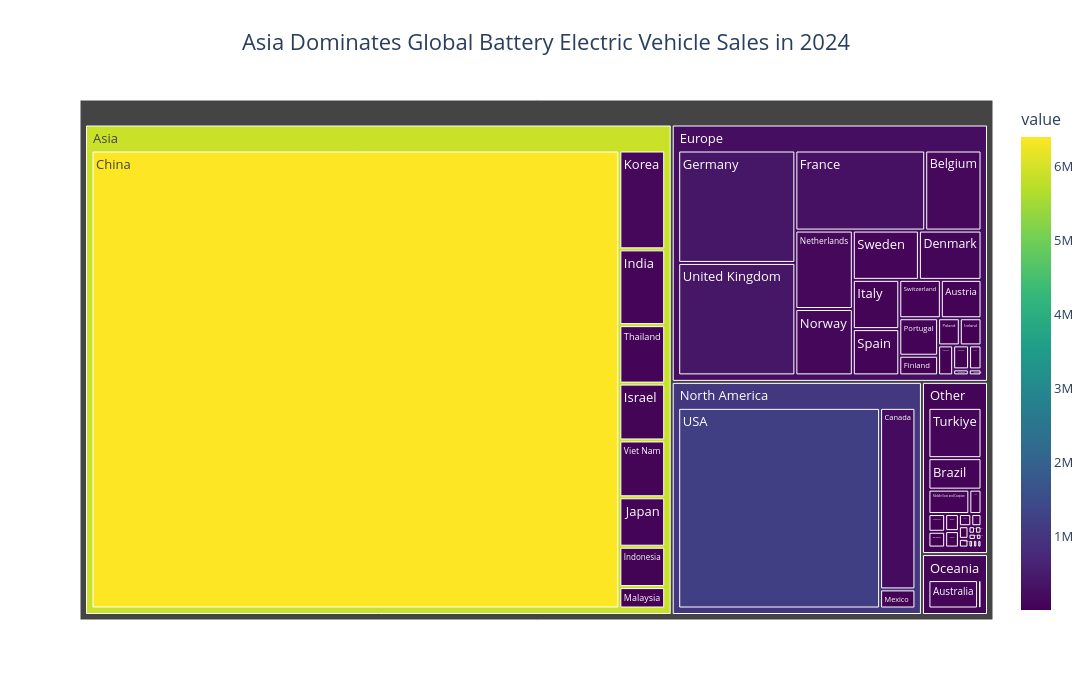

Notebook cell for this chart:
### Code cell
fig = px.treemap(
    treemap_data,
    path=["Region", "region_country"],
    values="value",
    color="value",
    color_continuous_scale="Viridis",
    title="Asia Dominates Global Battery Electric Vehicle Sales in 2024"
)

fig.update_layout(
    template="plotly_white",
    width=1200,
    height=700,
    title=dict(
        text="Asia Dominates Global Battery Electric Vehicle Sales in 2024",
        x=0.5,
        font=dict(size=22)
    ),
    font=dict(size=13)
)

fig.show()

### Figure 1 — Plotly figure (JSON) as saved in the notebook; plotly's stock layout.template omitted (floating-point values rounded to 4 significant figures)
{"data": [{"branchvalues": "total", "customdata": [[6400000.0], [1200000.0], [380000.0], [380000.0], [300000.0], [190000.0], [130000.0], [130000.0], [120000.0], [110000.0], [99000.0], [94000.0], [92000.0], [91000.0], [89000.0], [71000.0], [69000.0], [69000.0], [66000.0], [62000.0], [62000.0], [60000.0], [49000.0], [46000.0], [45000.0], [42000.0], [37000.0], [26000.0], [22000.0], [20000.0], [17000.0], [17000.0], [13000.0], [11000.0], [11000.0], [11000.0], [9800.0], [8700.0], [8600.0], [8400.0], [6300.0], [5600.0], [4600.0], [4500.0], [3100.0], [2700.0], [2200.0], [1800.0], [1800.0], [1700.0], [1300.0], [1300.0], [1200.0], [1200.0], [5895000.0], [1047000.0], [232300.0], [56710.0], [85520.0]], "domain": {"x": [0, 1], "y": [0, 1]}, "hovertemplate": "labels=%{label}<br>value_sum=%{value}<br>parent=%{parent}<br>id=%{id}<br>value=%{color}<extra></extra>", "ids": ["Asia/China", "North America/USA", "Europe/Germany", "Europe/United Kingdom", "Europe/France", "North America/Canada", "Europe/Belgium", "Europe/Netherlands", "Asia/Korea", "Europe/Norway", "Other/Turkiye", "Europe/Sweden", "Asia/India", "Oceania/Australia", "Europe/Denmark", "Asia/Thailand", "Asia/Israel", "Asia/Viet Nam", "Europe/Italy", "Other/Brazil", "Europe/Spain", "Asia/Japan", "Asia/Indonesia", "Europe/Switzerland", "Europe/Austria", "Europe/Portugal", "Other/Middle East and Caspian", "Asia/Malaysia", "Europe/Finland", "North America/Mexico", "Europe/Poland", "Europe/Ireland", "Europe/Luxembourg", "Other/Colombia", "Other/Costa Rica", "Europe/Czech Republic", "Other/Romania", "Other/Greece", "Europe/Hungary", "Other/Africa", "Oceania/New Zealand", "Other/Uzbekistan", "Other/Russia", "Other/Chile", "Other/Slovenia", "Europe/Iceland", "Europe/Slovakia", "Other/Croatia", "Other/Lithuania", "Other/Bulgaria", "Other/Estonia", "Other/Latvia", "Other/South Africa", "Other/Cyprus", "Asia", "North America", "Europe", "Other", "Oceania"], "labels": ["China", "USA", "Germany", "United Kingdom", "France", "Canada", "Belgium", "Netherlands", "Korea", "Norway", "Turkiye", "Sweden", "India", "Australia", "Denmark", "Thailand", "Israel", "Viet Nam", "Italy", "Brazil", "Spain", "Japan", "Indonesia", "Switzerland", "Austria", "Portugal", "Middle East and Caspian", "Malaysia", "Finland", "Mexico", "Poland", "Ireland", "Luxembourg", "Colombia", "Costa Rica", "Czech Republic", "Romania", "Greece", "Hungary", "Africa", "New Zealand", "Uzbekistan", "Russia", "Chile", "Slovenia", "Iceland", "Slovakia", "Croatia", "Lithuania", "Bulgaria", "Estonia", "Latvia", "South Africa", "Cyprus", "Asia", "North America", "Europe", "Other", "Oceania"], "marker": {"coloraxis": "coloraxis", "colors": [6400000.0, 1200000.0, 380000.0, 380000.0, 300000.0, 190000.0, 130000.0, 130000.0, 120000.0, 110000.0, 99000.0, 94000.0, 92000.0, 91000.0, 89000.0, 71000.0, 69000.0, 69000.0, 66000.0, 62000.0, 62000.0, 60000.0, 49000.0, 46000.0, 45000.0, 42000.0, 37000.0, 26000.0, 22000.0, 20000.0, 17000.0, 17000.0, 13000.0, 11000.0, 11000.0, 11000.0, 9800.0, 8700.0, 8600.0, 8400.0, 6300.0, 5600.0, 4600.0, 4500.0, 3100.0, 2700.0, 2200.0, 1800.0, 1800.0, 1700.0, 1300.0, 1300.0, 1200.0, 1200.0, 5895000.0, 1047000.0, 232300.0, 56710.0, 85520.0]}, "name": "", "parents": ["Asia", "North America", "Europe", "Europe", "Europe", "North America", "Europe", "Europe", "Asia", "Europe", "Other", "Europe", "Asia", "Oceania", "Europe", "Asia", "Asia", "Asia", "Europe", "Other", "Europe", "Asia", "Asia", "Europe", "Europe", "Europe", "Other", "Asia", "Europe", "North America", "Europe", "Europe", "Europe", "Other", "Other", "Europe", "Other", "Other", "Europe", "Other", "Oceania", "Other", "Other", "Other", "Other", "Europe", "Europe", "Other", "Other", "Other", "Other", "Other", "Other", "Other", "", "", "", "", ""], "type": "treemap", "values": [6400000.0, 1200000.0, 380000.0, 380000.0, 300000.0, 190000.0, 130000.0, 130000.0, 120000.0, 110000.0, 99000.0, 94000.0, 92000.0, 91000.0, 89000.0, 71000.0, 69000.0, 69000.0, 66000.0, 62000.0, 62000.0, 60000.0, 49000.0, 46000.0, 45000.0, 42000.0, 37000.0, 26000.0, 22000.0, 20000.0, 17000.0, 17000.0, 13000.0, 11000.0, 11000.0, 11000.0, 9800.0, 8700.0, 8600.0, 8400.0, 6300.0, 5600.0, 4600.0, 4500.0, 3100.0, 2700.0, 2200.0, 1800.0, 1800.0, 1700.0, 1300.0, 1300.0, 1200.0, 1200.0, 6956000.0, 1410000.0, 1968000.0, 275000.0, 97300.0]}], "layout": {"coloraxis": {"autocolorscale": false, "colorbar": {"title": {"text": "value"}}, "colorscale": [[0, "#440154"], [0.1111, "#482878"], [0.2222, "#3e4989"], [0.3333, "#31688e"], [0.4444, "#26828e"], [0.5556, "#1f9e89"], [0.6667, "#35b779"], [0.7778, "#6ece58"], [0.8889, "#b5de2b"], [1, "#fde725"]]}, "font": {"size": 13}, "height": 700, "legend": {"tracegroupgap": 0}, "title": {"font": {"size": 22}, "text": "Asia Dominates Global Battery Electric Vehicle Sales in 2024", "x": 0.5}, "width": 1200}}
